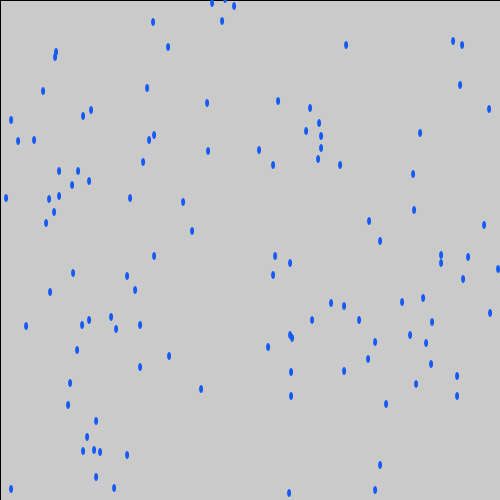
Frame 1 (no input)
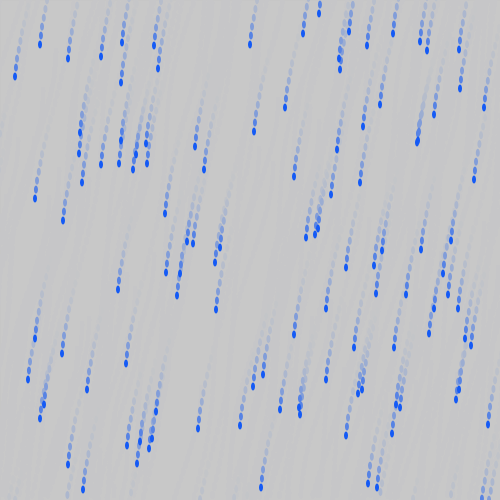
Frame 60 (the mouse pressed at the canvas centre just before this capture)
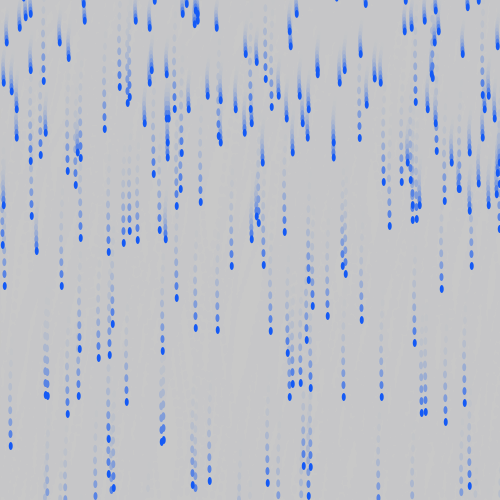
Frame 120 (the mouse held since frame 60 and released just before this capture)

The Processing sketch that drew these frames (run headless with seeded random() and noise(); from frame 60 on, the mouse is pressed at the canvas centre):

// Processing sketch: sketch_3_3
// ── sketch_3_3.pde
Rain rain;

void setup() {
  size(500,500);
  rain = new Rain(600);
}

void draw() {
 fill(200,96);
 rect(0,0,width,height);
 
 rain.update();
 rain.render();
}

// ── Drop.pde
//In this class I drew a raindrop and set the yspeed so it falls down

class Drop {
  PVector speed;
  PVector gravity;
  PVector location; //give every raindrop a random starting position
  float xo, xi, n1; //floats for x-offset, x-increment, and noise

  Drop() {
    speed = new PVector(0, 6);
    gravity = new PVector(0, 0.05);
    location = new PVector(int(random(-200, width+200)), int(random(-1000, 500))); //give every raindrop a random starting position
    xo = 0;

    for (int i = 0; i < width; i++) {
      xi = random(0.006, 0.002);
    }
  }

  void updateDrop() {
    //generate perlin noise
    n1 = noise(xo)*width;
    xo += xi;

    //add realistic falling behavior to the rain drops
    location.add(speed);
    speed.add(gravity);

    //reset position of rain drops after falling off the screen
    if (location.y > height) {      
      location.y = -100;            
      speed.set(0, 0);
    }
  }

  //appearance of one raindrop
  void renderDrop() {
    fill(20, 90, 245);
    noStroke();
    ellipse(location.x + n1 - 250, location.y, 4, 8);
  }
}

// ── Rain.pde
class Rain {
  Drop drop;
  Drop[] drops = new Drop[600];

  int allDrops;

  Rain(int dropAmount) {
    allDrops = dropAmount;

    for (int i = 0; i < allDrops; i++) {
      drops[i] = new Drop();
    }
  }

  void update() {
    for (int i = 0; i < drops.length; i++) {
      drops[i].updateDrop();
    }
  }

  void render() {
    for (int i = 0; i < drops.length; i++) {
      drops[i].renderDrop();
    }
  }
}
